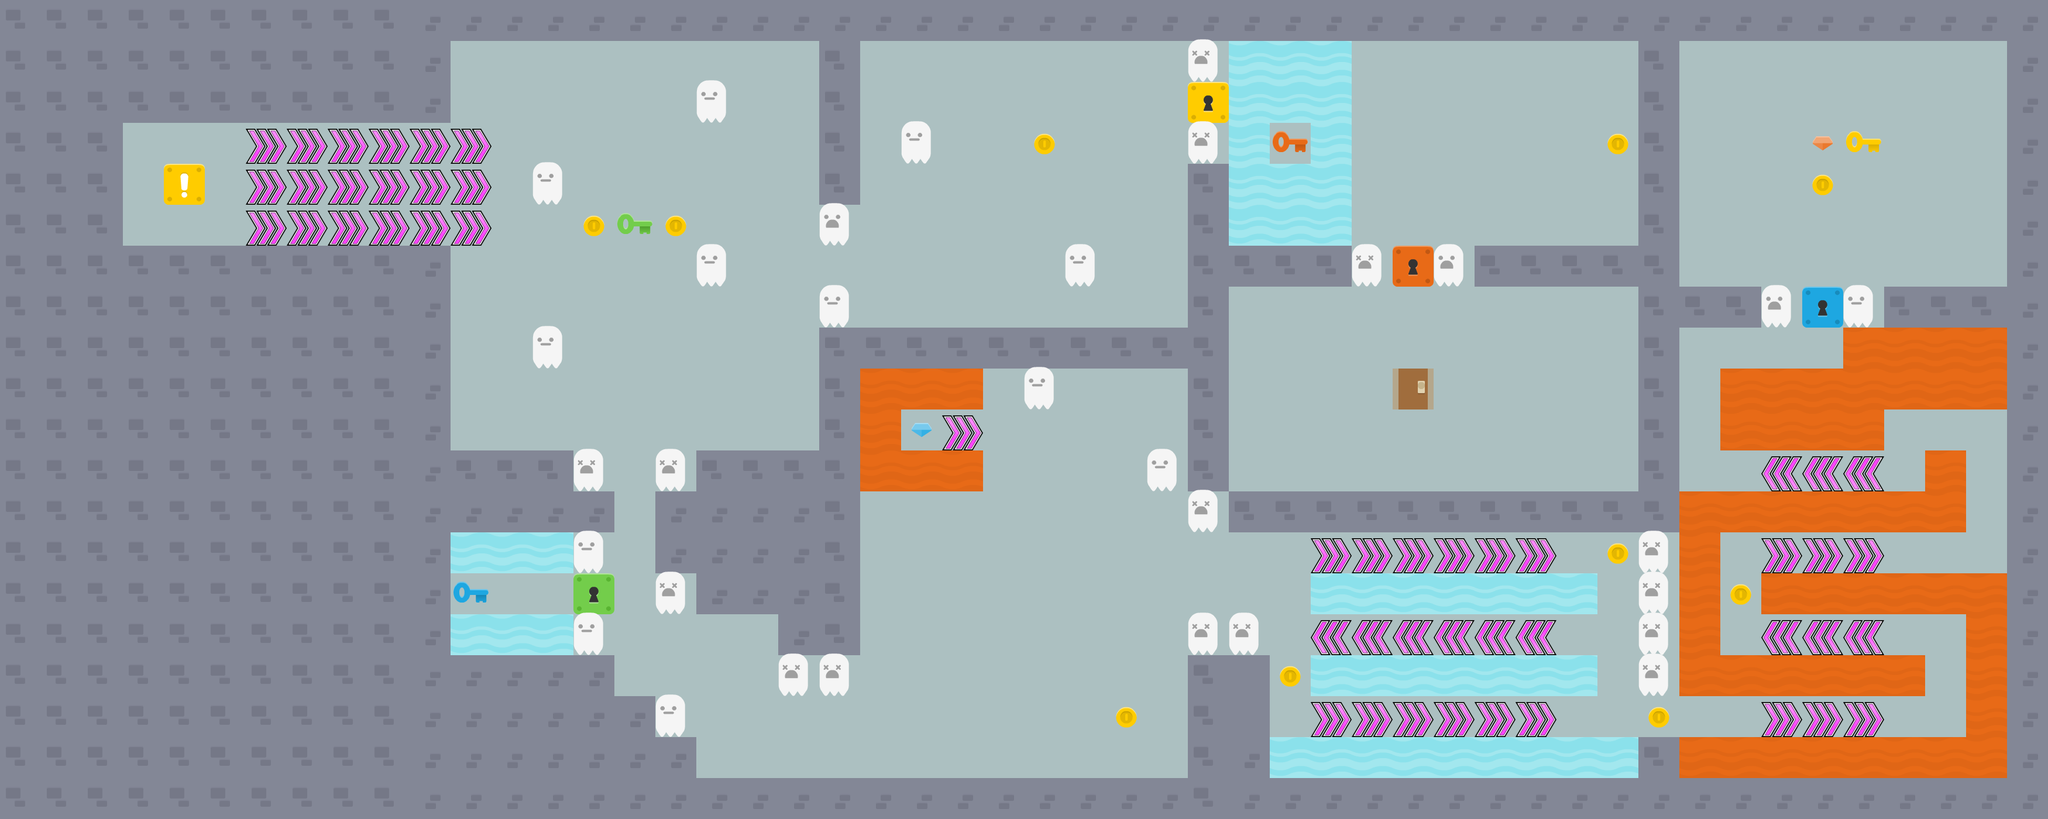

This game map was drawn from its Tiled (.tmx) file and the tilesets committed beside it. A one-line description and the full map source follow:
An orthogonal 50x20 tile map with 70x70 px tiles, 2 tile layers (Passable, Walls).

<map version="1.5" tiledversion="1.7.2" orientation="orthogonal" renderorder="right-down" width="50" height="20" tilewidth="70" tileheight="70" infinite="0" nextlayerid="5" nextobjectid="1">
 <tileset firstgid="1" source="chipschallenge.tsx" />
 <layer id="4" name="Passable" width="50" height="20">
  <data encoding="csv">
0,0,0,0,0,0,0,0,0,0,0,0,0,0,0,0,0,0,0,0,0,0,0,0,0,0,0,0,0,0,0,0,0,0,0,0,0,0,0,0,0,0,0,0,0,0,0,0,0,0,
0,0,0,0,0,0,0,0,0,0,0,12,12,12,12,12,12,12,12,12,0,12,12,12,12,12,12,12,12,12,0,0,0,12,12,12,12,12,12,12,0,12,12,12,12,12,12,12,12,0,
0,0,0,0,0,0,0,0,0,0,0,12,12,12,12,12,12,12,12,12,0,12,12,12,12,12,12,12,12,12,0,0,0,12,12,12,12,12,12,12,0,12,12,12,12,12,12,12,12,0,
0,0,0,12,12,12,12,12,12,12,12,12,12,12,12,12,12,12,12,12,0,12,12,12,12,12,12,12,12,12,0,12,0,12,12,12,12,12,12,12,0,12,12,12,12,12,12,12,12,0,
0,0,0,12,12,12,12,12,12,12,12,12,12,12,12,12,12,12,12,12,0,12,12,12,12,12,12,12,12,0,0,0,0,12,12,12,12,12,12,12,0,12,12,12,12,12,12,12,12,0,
0,0,0,12,12,12,12,12,12,12,12,12,12,12,12,12,12,12,12,12,12,12,12,12,12,12,12,12,12,0,0,0,0,12,12,12,12,12,12,12,0,12,12,12,12,12,12,12,12,0,
0,0,0,0,0,0,0,0,0,0,0,12,12,12,12,12,12,12,12,12,12,12,12,12,12,12,12,12,12,0,0,0,0,12,12,12,0,0,0,0,0,12,12,12,12,12,12,12,12,0,
0,0,0,0,0,0,0,0,0,0,0,12,12,12,12,12,12,12,12,12,12,12,12,12,12,12,12,12,12,0,12,12,12,12,12,12,12,12,12,12,0,12,12,12,12,12,0,0,0,0,
0,0,0,0,0,0,0,0,0,0,0,12,12,12,12,12,12,12,12,12,0,0,0,0,0,0,0,0,0,0,12,12,12,12,12,12,12,12,12,12,0,12,12,12,12,0,0,0,0,0,
0,0,0,0,0,0,0,0,0,0,0,12,12,12,12,12,12,12,12,12,0,0,0,0,12,12,12,12,12,0,12,12,12,12,12,12,12,12,12,12,0,12,0,0,0,0,0,0,0,0,
0,0,0,0,0,0,0,0,0,0,0,12,12,12,12,12,12,12,12,12,0,0,12,12,12,12,12,12,12,0,12,12,12,12,12,12,12,12,12,12,0,12,0,0,0,0,12,12,12,0,
0,0,0,0,0,0,0,0,0,0,0,0,0,0,12,12,12,0,0,0,0,0,0,0,12,12,12,12,12,0,12,12,12,12,12,12,12,12,12,12,0,12,12,12,12,12,12,0,12,0,
0,0,0,0,0,0,0,0,0,0,0,0,0,0,0,12,0,0,0,0,0,12,12,12,12,12,12,12,12,12,0,0,0,0,0,0,0,0,0,0,0,0,0,0,0,0,0,0,12,0,
0,0,0,0,0,0,0,0,0,0,0,0,0,0,12,12,0,0,0,0,0,12,12,12,12,12,12,12,12,12,12,12,12,12,12,12,12,12,12,12,12,0,12,12,12,12,12,12,12,0,
0,0,0,0,0,0,0,0,0,0,0,12,12,12,12,12,12,0,0,0,0,12,12,12,12,12,12,12,12,12,12,12,12,12,0,0,0,0,0,12,12,0,12,0,0,0,0,0,0,0,
0,0,0,0,0,0,0,0,0,0,0,0,0,0,12,12,12,12,12,0,0,12,12,12,12,12,12,12,12,12,12,12,12,12,12,12,12,12,12,12,12,0,12,12,12,12,12,12,0,0,
0,0,0,0,0,0,0,0,0,0,0,0,0,0,0,12,12,12,12,12,12,12,12,12,12,12,12,12,12,0,0,12,0,0,0,0,0,0,0,12,12,0,12,12,12,12,12,12,0,0,
0,0,0,0,0,0,0,0,0,0,0,0,0,0,0,0,12,12,12,12,12,12,12,12,12,12,12,12,12,0,0,12,12,12,12,12,12,12,12,12,12,12,12,12,12,12,12,12,0,0,
0,0,0,0,0,0,0,0,0,0,0,0,0,0,0,0,0,12,12,12,12,12,12,12,12,12,12,12,12,0,0,0,0,0,0,0,0,0,0,0,0,0,0,0,0,0,0,0,0,0,
0,0,0,0,0,0,0,0,0,0,0,0,0,0,0,0,0,0,0,0,0,0,0,0,0,0,0,0,0,0,0,0,0,0,0,0,0,0,0,0,0,0,0,0,0,0,0,0,0,0
</data>
 </layer>
 <layer id="1" name="Walls" width="50" height="20">
  <data encoding="csv">
20,20,20,20,20,20,20,20,20,20,21,21,21,21,21,21,21,21,21,21,21,21,21,21,21,21,21,21,21,21,21,21,21,21,21,21,21,21,21,21,21,21,21,21,21,21,21,21,21,21,
20,20,20,20,20,20,20,20,20,20,21,0,0,0,0,0,0,0,0,0,20,0,0,0,0,0,0,0,0,17,22,22,22,0,0,0,0,0,0,0,20,0,0,0,0,0,0,0,0,21,
20,20,20,20,20,20,20,20,20,20,21,0,0,0,0,0,0,16,0,0,20,0,0,0,0,0,0,0,0,11,22,22,22,0,0,0,0,0,0,0,20,0,0,0,0,0,0,0,0,21,
20,20,20,0,0,0,28,28,28,28,28,28,0,0,0,0,0,0,0,0,20,0,16,0,0,1,0,0,0,17,22,5,22,0,0,0,0,0,0,1,20,0,0,0,23,6,0,0,0,21,
20,20,20,0,15,0,28,28,28,28,28,28,0,16,0,0,0,0,0,0,20,0,0,0,0,0,0,0,0,20,22,22,22,0,0,0,0,0,0,0,20,0,0,0,1,0,0,0,0,21,
20,20,20,0,0,0,28,28,28,28,28,28,0,0,1,4,1,0,0,0,18,0,0,0,0,0,0,0,0,20,22,22,22,0,0,0,0,0,0,0,20,0,0,0,0,0,0,0,0,21,
20,20,20,20,20,20,20,20,20,20,21,0,0,0,0,0,0,16,0,0,0,0,0,0,0,0,16,0,0,20,20,20,20,17,10,18,20,20,20,20,20,0,0,0,0,0,0,0,0,21,
20,20,20,20,20,20,20,20,20,20,21,0,0,0,0,0,0,0,0,0,16,0,0,0,0,0,0,0,0,20,0,0,0,0,0,0,0,0,0,0,20,20,20,18,8,16,20,20,20,21,
20,20,20,20,20,20,20,20,20,20,21,0,0,16,0,0,0,0,0,0,20,20,20,20,20,20,20,20,20,20,0,0,0,0,0,0,0,0,0,0,20,0,0,0,0,7,7,7,7,21,
20,20,20,20,20,20,20,20,20,20,21,0,0,0,0,0,0,0,0,0,20,7,7,7,0,16,0,0,0,20,0,0,0,0,2,0,0,0,0,0,20,0,7,7,7,7,7,7,7,21,
20,20,20,20,20,20,20,20,20,20,21,0,0,0,0,0,0,0,0,0,20,7,24,28,0,0,0,0,0,20,0,0,0,0,0,0,0,0,0,0,20,0,7,7,7,7,0,0,0,21,
20,20,20,20,20,20,20,20,20,20,21,20,20,20,17,12,17,20,20,20,20,7,7,7,0,0,0,0,16,20,0,0,0,0,0,0,0,0,0,0,20,0,0,27,27,27,0,7,0,21,
20,20,20,20,20,20,20,20,20,20,21,21,21,21,21,0,21,21,21,21,20,0,0,0,0,0,0,0,0,17,20,20,20,20,20,20,20,20,20,20,20,7,7,7,7,7,7,7,0,21,
20,20,20,20,20,20,20,20,20,20,21,22,22,22,16,0,21,21,21,21,20,0,0,0,0,0,0,0,0,0,0,0,28,28,28,28,28,28,0,1,17,7,0,28,28,28,0,0,0,21,
20,20,20,20,20,20,20,20,20,20,21,3,0,0,9,0,17,21,21,21,20,0,0,0,0,0,0,0,0,0,0,0,22,22,22,22,22,22,22,0,17,7,1,7,7,7,7,7,7,21,
20,20,20,20,20,20,20,20,20,20,21,22,22,22,16,0,0,0,0,21,20,0,0,0,0,0,0,0,0,17,17,0,27,27,27,27,27,27,0,0,17,7,0,27,27,27,0,0,7,21,
20,20,20,20,20,20,20,20,20,20,21,21,21,21,21,0,0,0,0,17,17,0,0,0,0,0,0,0,0,20,19,1,22,22,22,22,22,22,22,0,17,7,7,7,7,7,7,0,7,21,
20,20,20,20,20,20,20,20,20,20,21,21,21,21,21,21,16,0,0,0,0,0,0,0,0,0,0,1,0,20,19,0,28,28,28,28,28,28,0,0,1,0,0,28,28,28,0,0,7,21,
20,20,20,20,20,20,20,20,20,20,21,21,21,21,21,21,21,0,0,0,0,0,0,0,0,0,0,0,0,20,21,22,22,22,22,22,22,22,22,22,20,7,7,7,7,7,7,7,7,21,
20,20,20,20,20,20,20,20,20,20,21,21,21,21,21,21,21,21,21,21,21,21,21,21,21,21,21,21,21,20,21,21,21,21,21,21,21,21,21,21,21,21,21,21,21,21,21,21,21,21
</data>
 </layer>
</map>
